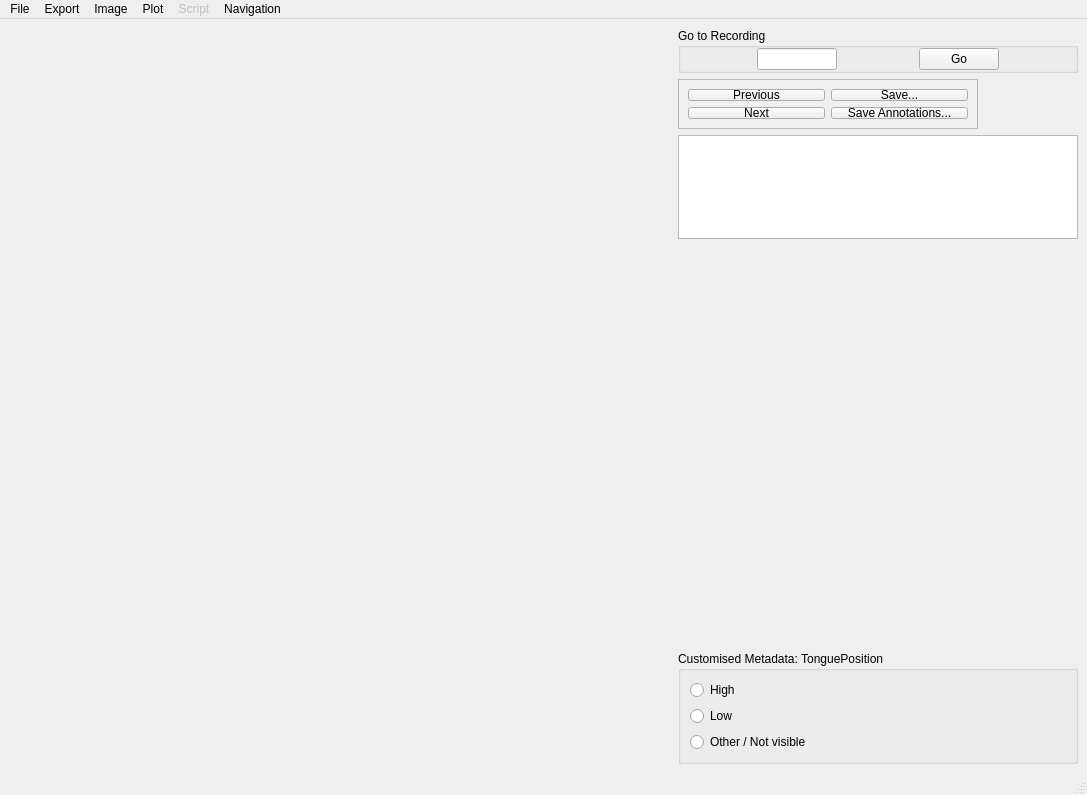
<?xml version="1.0" encoding="UTF-8"?>
<ui version="4.0">
 <class>MainWindow</class>
 <widget class="QMainWindow" name="MainWindow">
  <property name="geometry">
   <rect>
    <x>0</x>
    <y>0</y>
    <width>1087</width>
    <height>795</height>
   </rect>
  </property>
  <property name="focusPolicy">
   <enum>Qt::StrongFocus</enum>
  </property>
  <property name="windowTitle">
   <string>PATKIT Annotator</string>
  </property>
  <widget class="QWidget" name="centralwidget">
   <layout class="QHBoxLayout" name="horizontalLayout">
    <item>
     <widget class="QWidget" name="mplwindow" native="true">
      <property name="sizePolicy">
       <sizepolicy hsizetype="Expanding" vsizetype="Preferred">
        <horstretch>0</horstretch>
        <verstretch>0</verstretch>
       </sizepolicy>
      </property>
      <layout class="QVBoxLayout" name="mplWindowVerticalLayout">
       <property name="leftMargin">
        <number>0</number>
       </property>
       <property name="topMargin">
        <number>0</number>
       </property>
       <property name="rightMargin">
        <number>0</number>
       </property>
       <property name="bottomMargin">
        <number>0</number>
       </property>
      </layout>
     </widget>
    </item>
    <item>
     <widget class="QFrame" name="button_organiser">
      <property name="sizePolicy">
       <sizepolicy hsizetype="Minimum" vsizetype="Preferred">
        <horstretch>0</horstretch>
        <verstretch>0</verstretch>
       </sizepolicy>
      </property>
      <property name="minimumSize">
       <size>
        <width>400</width>
        <height>0</height>
       </size>
      </property>
      <property name="maximumSize">
       <size>
        <width>400</width>
        <height>16777215</height>
       </size>
      </property>
      <layout class="QVBoxLayout" name="verticalLayout_3">
       <property name="leftMargin">
        <number>0</number>
       </property>
       <property name="topMargin">
        <number>0</number>
       </property>
       <property name="rightMargin">
        <number>0</number>
       </property>
       <property name="bottomMargin">
        <number>0</number>
       </property>
       <item>
        <widget class="QGroupBox" name="groupBox">
         <property name="maximumSize">
          <size>
           <width>16777215</width>
           <height>80</height>
          </size>
         </property>
         <property name="title">
          <string>Go to Recording</string>
         </property>
         <layout class="QHBoxLayout" name="horizontalLayout_3">
          <property name="leftMargin">
           <number>0</number>
          </property>
          <property name="topMargin">
           <number>0</number>
          </property>
          <property name="rightMargin">
           <number>0</number>
          </property>
          <property name="bottomMargin">
           <number>0</number>
          </property>
          <item>
           <widget class="QLineEdit" name="goLineEdit">
            <property name="maximumSize">
             <size>
              <width>80</width>
              <height>16777215</height>
             </size>
            </property>
            <property name="focusPolicy">
             <enum>Qt::StrongFocus</enum>
            </property>
           </widget>
          </item>
          <item>
           <widget class="QPushButton" name="goButton">
            <property name="maximumSize">
             <size>
              <width>80</width>
              <height>16777215</height>
             </size>
            </property>
            <property name="text">
             <string>Go</string>
            </property>
           </widget>
          </item>
         </layout>
        </widget>
       </item>
       <item>
        <widget class="QFrame" name="frame">
         <property name="sizePolicy">
          <sizepolicy hsizetype="Minimum" vsizetype="Maximum">
           <horstretch>0</horstretch>
           <verstretch>0</verstretch>
          </sizepolicy>
         </property>
         <property name="minimumSize">
          <size>
           <width>300</width>
           <height>50</height>
          </size>
         </property>
         <property name="maximumSize">
          <size>
           <width>200</width>
           <height>16777215</height>
          </size>
         </property>
         <property name="frameShape">
          <enum>QFrame::StyledPanel</enum>
         </property>
         <property name="frameShadow">
          <enum>QFrame::Raised</enum>
         </property>
         <layout class="QGridLayout" name="gridLayout">
          <item row="0" column="1">
           <widget class="QPushButton" name="saveButton">
            <property name="text">
             <string>Save...</string>
            </property>
           </widget>
          </item>
          <item row="1" column="0">
           <widget class="QPushButton" name="nextButton">
            <property name="text">
             <string>Next</string>
            </property>
           </widget>
          </item>
          <item row="0" column="0">
           <widget class="QPushButton" name="prevButton">
            <property name="text">
             <string>Previous</string>
            </property>
           </widget>
          </item>
          <item row="1" column="1">
           <widget class="QPushButton" name="exportButton">
            <property name="text">
             <string>Save Annotations...</string>
            </property>
           </widget>
          </item>
         </layout>
        </widget>
       </item>
       <item>
        <widget class="QListView" name="databaseView"/>
       </item>
       <item>
        <widget class="QWidget" name="ultrasoundFrame" native="true">
         <property name="sizePolicy">
          <sizepolicy hsizetype="Preferred" vsizetype="Fixed">
           <horstretch>0</horstretch>
           <verstretch>0</verstretch>
          </sizepolicy>
         </property>
         <property name="minimumSize">
          <size>
           <width>400</width>
           <height>400</height>
          </size>
         </property>
         <layout class="QVBoxLayout" name="verticalLayout_6">
          <property name="leftMargin">
           <number>0</number>
          </property>
          <property name="topMargin">
           <number>0</number>
          </property>
          <property name="rightMargin">
           <number>0</number>
          </property>
          <property name="bottomMargin">
           <number>0</number>
          </property>
         </layout>
        </widget>
       </item>
       <item>
        <widget class="QGroupBox" name="positionRB">
         <property name="title">
          <string>Customised Metadata: TonguePosition</string>
         </property>
         <layout class="QVBoxLayout" name="verticalLayout_5">
          <item>
           <widget class="QRadioButton" name="positionRB_1">
            <property name="autoFillBackground">
             <bool>false</bool>
            </property>
            <property name="text">
             <string>High</string>
            </property>
            <attribute name="buttonGroup">
             <string notr="true">tonguePositionRBs</string>
            </attribute>
           </widget>
          </item>
          <item>
           <widget class="QRadioButton" name="positionRB_2">
            <property name="autoFillBackground">
             <bool>false</bool>
            </property>
            <property name="text">
             <string>Low</string>
            </property>
            <attribute name="buttonGroup">
             <string notr="true">tonguePositionRBs</string>
            </attribute>
           </widget>
          </item>
          <item>
           <widget class="QRadioButton" name="positionRB_3">
            <property name="autoFillBackground">
             <bool>false</bool>
            </property>
            <property name="text">
             <string>Other / Not visible</string>
            </property>
            <attribute name="buttonGroup">
             <string notr="true">tonguePositionRBs</string>
            </attribute>
           </widget>
          </item>
         </layout>
        </widget>
       </item>
      </layout>
     </widget>
    </item>
   </layout>
  </widget>
  <widget class="QMenuBar" name="menubar">
   <property name="geometry">
    <rect>
     <x>0</x>
     <y>0</y>
     <width>1087</width>
     <height>22</height>
    </rect>
   </property>
   <widget class="QMenu" name="menu_file">
    <property name="title">
     <string>File</string>
    </property>
    <addaction name="action_open"/>
    <addaction name="action_save_current_textgrid"/>
    <addaction name="action_save_all_textgrids"/>
    <addaction name="action_save_all"/>
    <addaction name="separator"/>
    <addaction name="action_quit"/>
   </widget>
   <widget class="QMenu" name="menu_image">
    <property name="enabled">
     <bool>true</bool>
    </property>
    <property name="title">
     <string>Image</string>
    </property>
   </widget>
   <widget class="QMenu" name="menu_plot">
    <property name="enabled">
     <bool>true</bool>
    </property>
    <property name="title">
     <string>Plot</string>
    </property>
   </widget>
   <widget class="QMenu" name="menu_script">
    <property name="enabled">
     <bool>false</bool>
    </property>
    <property name="title">
     <string>Script</string>
    </property>
    <addaction name="actionShow_interpreter"/>
    <addaction name="actionRun_file"/>
   </widget>
   <widget class="QMenu" name="menu_navigation">
    <property name="title">
     <string>Navigation</string>
    </property>
    <addaction name="actionNext"/>
    <addaction name="actionPrevious"/>
    <addaction name="separator"/>
    <addaction name="actionNext_Frame"/>
    <addaction name="actionPrevious_Frame"/>
   </widget>
   <widget class="QMenu" name="menu_export">
    <property name="title">
     <string>Export</string>
    </property>
    <addaction name="action_export_aggregate_images"/>
    <addaction name="action_export_annotations_and_metadata"/>
    <addaction name="action_export_distance_matrices"/>
    <addaction name="action_export_main_figure"/>
    <addaction name="action_export_ultrasound_frame"/>
   </widget>
   <addaction name="menu_file"/>
   <addaction name="menu_export"/>
   <addaction name="menu_image"/>
   <addaction name="menu_plot"/>
   <addaction name="menu_script"/>
   <addaction name="menu_navigation"/>
  </widget>
  <widget class="QStatusBar" name="statusbar"/>
  <action name="actionNew">
   <property name="text">
    <string>New</string>
   </property>
  </action>
  <action name="action_open">
   <property name="text">
    <string>Open...</string>
   </property>
   <property name="shortcut">
    <string>Ctrl+O</string>
   </property>
  </action>
  <action name="action_save_all">
   <property name="text">
    <string>Save all</string>
   </property>
   <property name="shortcut">
    <string>Ctrl+Shift+S</string>
   </property>
  </action>
  <action name="actionSaveToPickle">
   <property name="text">
    <string>Save to Pickle</string>
   </property>
   <property name="shortcut">
    <string>Ctrl+S</string>
   </property>
  </action>
  <action name="actionSave_as">
   <property name="text">
    <string>Save subplot as...</string>
   </property>
  </action>
  <action name="actionSave_plot_as">
   <property name="text">
    <string>Save plot as...</string>
   </property>
  </action>
  <action name="actionShow_interpreter">
   <property name="text">
    <string>Show interpreter</string>
   </property>
  </action>
  <action name="actionRun_file">
   <property name="text">
    <string>Run file...</string>
   </property>
  </action>
  <action name="actionNext">
   <property name="text">
    <string>Next Recording</string>
   </property>
   <property name="shortcut">
    <string>Down</string>
   </property>
  </action>
  <action name="actionPrevious">
   <property name="text">
    <string>Previous Recording</string>
   </property>
   <property name="shortcut">
    <string>Up</string>
   </property>
  </action>
  <action name="action_export_analysis">
   <property name="enabled">
    <bool>false</bool>
   </property>
   <property name="text">
    <string>Export analysis...</string>
   </property>
  </action>
  <action name="actionNext_Frame">
   <property name="text">
    <string>Next Frame</string>
   </property>
   <property name="shortcut">
    <string>Right</string>
   </property>
  </action>
  <action name="actionPrevious_Frame">
   <property name="text">
    <string>Previous Frame</string>
   </property>
   <property name="shortcut">
    <string>Left</string>
   </property>
  </action>
  <action name="action_export_main_figure">
   <property name="text">
    <string>Export main figure...</string>
   </property>
   <property name="shortcut">
    <string>Ctrl+E</string>
   </property>
  </action>
  <action name="action_export_ultrasound_frame">
   <property name="text">
    <string>Export ultrasound figure...</string>
   </property>
  </action>
  <action name="action_export_annotations_and_metadata">
   <property name="text">
    <string>Export annotations and metadata...</string>
   </property>
  </action>
  <action name="actionfoobar">
   <property name="text">
    <string>foobar</string>
   </property>
  </action>
  <action name="action_export_aggregate_images">
   <property name="text">
    <string>Export aggregate images...</string>
   </property>
  </action>
  <action name="action_save_all_textgrids">
   <property name="text">
    <string>Save all TextGrids</string>
   </property>
  </action>
  <action name="action_save_current_textgrid">
   <property name="text">
    <string>Save current TextGrid</string>
   </property>
  </action>
  <action name="action_quit">
   <property name="text">
    <string>Quit</string>
   </property>
   <property name="shortcut">
    <string>Ctrl+Q</string>
   </property>
  </action>
  <action name="action_export_distance_matrices">
   <property name="text">
    <string>Export distance matrices...</string>
   </property>
  </action>
 </widget>
 <resources/>
 <connections/>
 <buttongroups>
  <buttongroup name="tonguePositionRBs"/>
 </buttongroups>
</ui>
